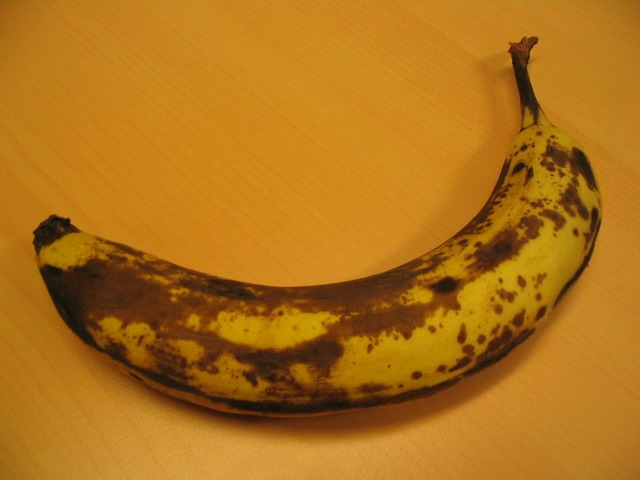
#> input picture images/banana1.jpg, 640 x 480 px
$ jupyter execute --allow-errors 'Image segmentation.ipynb'
#> lines starting #> are read from the running program, lines starting #| are printed output that depends on the picture; after the words box and inside, x2 and y2 are one past the last pixel; in counts of white or black regions, pixels touching at a corner belong together
# Image Segmentation using MRFs

## GrabCut

The code below takes an input image and follows these steps:
- It requires a bounding box to be drawn by the user to roughly segment out the foreground pixels
- It runs an initial min-cut optimization using the provided annotation
- The result of this optimization gives an initial segmentation
- To further refine this segmentation, the user provides two kinds of strokes to aid the optimization
    - strokes on the background pixels
    - strokes on the foreground pixels
- The algorithm now utilizes this to refine the original segmentation

You can view this [video](https://www.youtube.com/watch?v=aOqOwM-Qbtg) to get a better idea of the steps involved.

Image segmentation is one exciting application of MRFs. You can further read about other applications of MRFs for Computer Vision [here](https://cedar.buffalo.edu/~srihari/CSE574/Chap8/Ch8-PGM-Undirected/9.5-MRFinCV.pdf).

#### Useful Links
* https://courses.engr.illinois.edu/cs543/sp2011/lectures/Lecture%2012%20-%20MRFs%20and%20Graph%20Cut%20Segmentation%20-%20Vision_Spring2011.pdf

[cell 1]
import numpy as np
from matplotlib import pyplot as plt
import cv2
from sklearn.mixture import GaussianMixture
from networkx.algorithms.flow import shortest_augmenting_path
import networkx as nx
from PIL import Image as im

[cell 2]
class EventHandler:
    """
    Class for handling user input during segmentation iterations
    """

    def __init__(self, flags, img, _mask, colors):

        self.FLAGS = flags
        self.ix = -1
        self.iy = -1
        self.img = img
        self.img2 = self.img.copy()
        self._mask = _mask
        self.COLORS = colors

    @property
    def image(self):
        return self.img

    @image.setter
    def image(self, img):
        self.img = img

    @property
    def mask(self):
        return self._mask

    @mask.setter
    def mask(self, _mask):
        self._mask = _mask

    @property
    def flags(self):
        return self.FLAGS

    @flags.setter
    def flags(self, flags):
        self.FLAGS = flags

    # [42 lines left out: function handler, not called in this run]

[cell 3]
def get_predictions(img,mask,components):
    rows,cols,_ = img.shape

    mask = mask.reshape(rows*cols)

    bg = np.where(mask==0)
    fg = np.where(mask==1)

    img = img.reshape(rows*cols,3)

    bgmm = GaussianMixture(n_components=components, random_state=0)
    bgmm.fit(img[bg])
    b = bgmm.predict(img)
    b = b.reshape(rows,cols)

#     print(np.unique(b))

    b_values = []
    b_values.append(bgmm.weights_)
    b_values.append(bgmm.means_)
    b_values.append(bgmm.covariances_)


    fgmm = GaussianMixture(n_components=components, random_state=0)
    fgmm.fit(img[fg])
    f = fgmm.predict(img)
    f = f.reshape(rows,cols)

#     print(np.unique(f))

    f_values = []
    f_values.append(fgmm.weights_)
    f_values.append(fgmm.means_)
    f_values.append(fgmm.covariances_)

    return b,f,b_values,f_values

[cell 4]
# [17 lines left out: function cal_d, not called in this run]

[cell 5]
# [8 lines left out: function cal_beta, not called in this run]

[cell 6]
def main(mask,img,gamma,components):

    rows, cols, _ = img.shape

    b_predict, f_predict, b_values, f_values = get_predictions(img,mask,components)

    d_values_for_bck = cal_d(b_predict,b_values,img)
    d_values_for_front = cal_d(f_predict,f_values,img)

    beta = cal_beta(img) # 0-1

    G=nx.Graph()

    G.add_node("source")
    G.add_node("sink")

    for i in range(rows):
        for j in range(cols):
            G.add_node(i*cols+j)
            if mask[i][j]==0:
                G.add_edge("source", i*cols+j, capacity=0)
                G.add_edge(i*cols+j, "sink")
            else:
                G.add_edge("source", i*cols+j, capacity=d_values_for_bck[i][j])
                G.add_edge(i*cols+j, "sink", capacity=d_values_for_front[i][j])

    for i in range(rows):
        for j in range(cols):
            if i!=rows-1:
                temp = gamma*np.exp(-beta*np.sum(np.square(np.abs(img[i][j]-img[i+1][j]))))
                G.add_edge(i*cols+j,(i+1)*cols+j,capacity=temp)
                G.add_edge((i+1)*cols+j,i*cols+j,capacity=temp)

            if j!=cols-1:
                temp = gamma*np.exp(-beta*np.sum(np.square(np.abs(img[i][j]-img[i][j+1]))))
                G.add_edge(i*cols+j,i*cols+j+1,capacity=temp)
                G.add_edge(i*cols+(j+1),i*cols+j,capacity=temp)


    _, partition = nx.minimum_cut(G, "source", "sink",flow_func=shortest_augmenting_path)

    p0 = list(partition[0])
    p1 = list(partition[1])

    if "source" in p0:
        p0.remove("source")
    if "sink" in p0:
        p0.remove("sink")
    if "source" in p1:
        p1.remove("source")
    if "sink" in p1:
        p1.remove("sink")

    mask2 = np.zeros(rows*cols, dtype=np.uint8)

    mask2[p0] = 1
    mask2[p1] = 0


    mask2 = mask2.reshape(rows,cols)

    return mask2

[cell 7]
def run(filename: str,gamma=50,components=5,itr=5):
    """
    Main loop that implements GrabCut.

    Input
    -----
    filename (str) : Path to image
    """

    COLORS = {
    'BLACK' : [0,0,0],
    'RED'   : [0, 0, 255],
    'GREEN' : [0, 255, 0],
    'BLUE'  : [255, 0, 0],
    'WHITE' : [255,255,255]
    }

    DRAW_BG = {'color' : COLORS['BLACK'], 'val' : 0}
    DRAW_FG = {'color' : COLORS['WHITE'], 'val' : 1}

    FLAGS = {
        'RECT' : (0, 0, 1, 1),
        'DRAW_STROKE': False,         # flag for drawing strokes
        'DRAW_RECT' : False,          # flag for drawing rectangle
        'rect_over' : False,          # flag to check if rectangle is  drawn
        'rect_or_mask' : -1,          # flag for selecting rectangle or stroke mode
        'value' : DRAW_FG,            # drawing strokes initialized to mark foreground
    }

    img = cv2.imread(filename)
    img2 = img.copy()
    mask = np.zeros(img.shape[:2], dtype = np.uint8) # mask is a binary array with : 0 - background pixels
                                                     #                               1 - foreground pixels
    output = np.zeros(img.shape, np.uint8)           # output image to be shown

    # Input and segmentation windows
    cv2.namedWindow('Input Image')
    cv2.namedWindow('Segmented output')

    EventObj = EventHandler(FLAGS, img, mask, COLORS)
    cv2.setMouseCallback('Input Image', EventObj.handler)
    cv2.moveWindow('Input Image', img.shape[1] + 10, 90)

    flag = True


    while(1):

        img = EventObj.image
        mask = EventObj.mask
        FLAGS = EventObj.flags
        cv2.imshow('Segmented output', output)
        cv2.imshow('Input Image', img)

        k = cv2.waitKey(1)

        # key bindings
        if k == 27:
            # esc to exit
            break

        elif k == ord('0'):
            # Strokes for background
            FLAGS['value'] = DRAW_BG

        elif k == ord('1'):
            # FG drawing
            FLAGS['value'] = DRAW_FG

        elif k == ord('r'):
            # reset everything
            FLAGS['RECT'] = (0, 0, 1, 1)
            FLAGS['DRAW_STROKE'] = False
            FLAGS['DRAW_RECT'] = False
            FLAGS['rect_or_mask'] = -1
            FLAGS['rect_over'] = False
            FLAGS['value'] = DRAW_FG
            img = img2.copy()
            mask = np.zeros(img.shape[:2], dtype = np.uint8)
            EventObj.image = img
            EventObj.mask = mask
            output = np.zeros(img.shape, np.uint8)

        elif k == 13:
            if flag:
                flag = False
                x1,y1,w,h = FLAGS['RECT']
                mask1 = np.zeros(img.shape[:2], dtype = np.uint8)
                mask1 = mask.copy()
                mask1[y1:y1+h,x1:x1+w] = 1

                for _ in range(itr):
                    mask1 = main(mask1,img,gamma,components)
                    mask[:,:] = np.copy(mask1)
                    EventObj.flags = FLAGS
                    mask2 = np.where((mask == 1), 255, 0).astype('uint8')
                    output = cv2.bitwise_and(img2, img2, mask = mask2)

                    temp = im.fromarray(output)
                    s = '../images/results'+"/"+(str(filename.split("/")[3]))
                    plt.imshow(cv2.cvtColor(output, cv2.COLOR_BGR2RGB))
                    plt.xticks([])
                    plt.yticks([])
                    plt.savefig(s)
                    plt.show()

            else:
                mask1 = mask.copy()
                for _ in range(itr):
                    mask1 = main(mask1,img,gamma,components)

            mask[:,:] = np.copy(mask1)
            EventObj.mask = mask


        EventObj.flags = FLAGS
        mask2 = np.where((mask == 1), 255, 0).astype('uint8')
        output = cv2.bitwise_and(img2, img2, mask = mask2)


    temp = im.fromarray(output)
    s = '../images/results'+"/"+(str(filename.split("/")[3]))
    plt.imshow(cv2.cvtColor(output, cv2.COLOR_BGR2RGB))
    plt.xticks([])
    plt.yticks([])
    plt.savefig(s)
    plt.show()

[cell 8]
def resize_image(filename):
    img = cv2.imread(filename, cv2.IMREAD_UNCHANGED)
    img = cv2.cvtColor(img, cv2.COLOR_BGR2RGB)

    scale_percent = 40 # percent of original size
    width = int(img.shape[1] * scale_percent / 100)
    height = int(img.shape[0] * scale_percent / 100)
    dim = (width, height)

    # resize image
    resized = cv2.resize(img, dim, interpolation = cv2.INTER_AREA)
    data = im.fromarray(resized)
    l = filename.split("/")
    s = l[0]+"/"+l[1]+"/"+"resized"+"/"+l[2]
    data.save(s)
    return s

[cell 9]
if __name__ == '__main__':
    filename = '../images/banana1.jpg'
    img = cv2.imread(filename, cv2.IMREAD_UNCHANGED)
#> img is the input picture: shape (480, 640, 3); mean B, G, R 25.2, 113.9, 175.1
    img = cv2.cvtColor(img, cv2.COLOR_BGR2RGB)
    plt.imshow(img)
    plt.xticks([])
    plt.yticks([])
    plt.show()
    filename = resize_image(filename)
    run(filename,gamma=50,components=5,itr=5)
#> in __init__, `self._mask = _mask`: self._mask: shape (192, 256); every value is 0
#> in run, `FLAGS = EventObj.flags`: FLAGS = 6 items
#> (key Esc is pressed here)
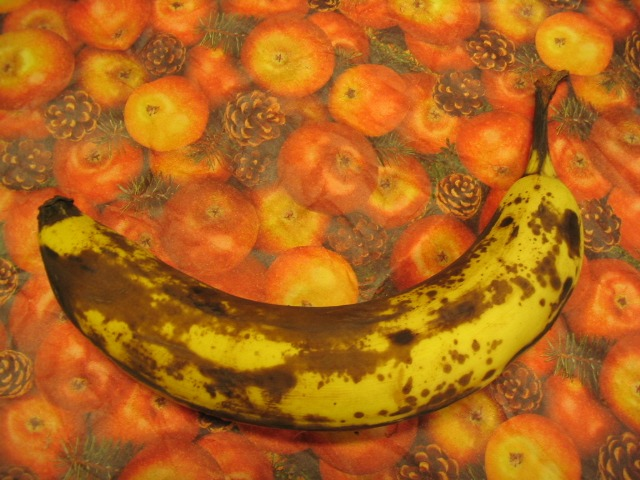
#> input picture images/banana2.jpg, 640 x 480 px
#> further down, img is the input picture: shape (480, 640, 3); mean B, G, R 26.2, 101.2, 178.3
    cv2.destroyAllWindows()

__Observations__:

- Here we can observe that number of iterations didn't make any difference
- After giving the stroke, it has converged well

#> (a cell that did not finish here is left out)

    run(filename,gamma=5,components=5,itr=1)
#> call 2 of run, with filename = '../images/resized/banana2.jpg', gamma = 5, components = 5, itr = 1
#> (key Enter is pressed here)
#> in run (call 2), `x1,y1,w,h = FLAGS['RECT']`: x1 = 0; w = 1
#> in run (call 2), `mask1[y1:y1+h,x1:x1+w] = 1`:
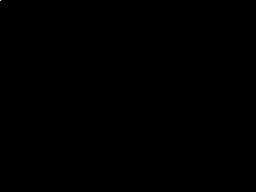
#> mask1: shape (192, 256); values 0 (black) and 1 (white), 0% white in thin lines or dots, all inside (x1, y1, x2, y2) = (0, 0, 1, 1)
#> the loop in run, `for _ in range(itr):` made 1 pass
#> pass 1, in get_predictions, `b = b.reshape(rows,cols)`:
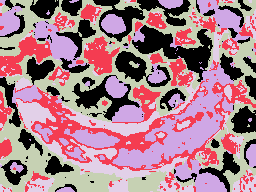
#> b: shape (192, 256) int64; 5 distinct labels, from 0 to 4; one colour per label, 0 black
    cv2.destroyAllWindows()

__Observation__:

- Here the output what we want is almost attained in the first iteration
- Strokes were used to reomve the extra part

[cell 11]
if __name__ == '__main__':
    filename = '../images/doll.jpg'
    img = cv2.imread(filename, cv2.IMREAD_UNCHANGED)
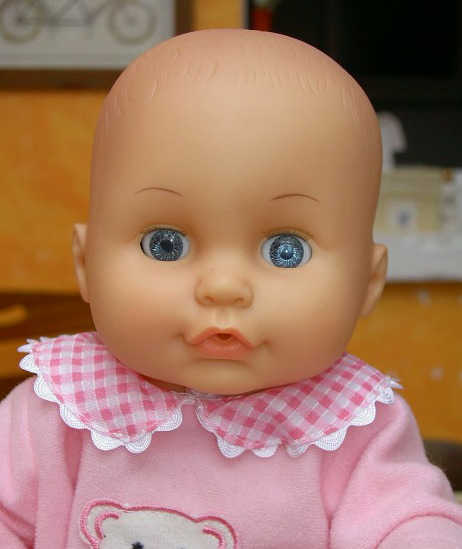
#> input picture images/doll.jpg, 462 x 549 px
#> img is the input picture: shape (549, 462, 3); mean B, G, R 102.2, 122.6, 164.5
    img = cv2.cvtColor(img, cv2.COLOR_BGR2RGB)
    plt.imshow(img)
    plt.xticks([])
    plt.yticks([])
    plt.show()
    filename = resize_image(filename)
    run(filename,gamma=10,components=3,itr=2)
#> call 3 of run, with filename = '../images/resized/doll.jpg', gamma = 10, components = 3, itr = 2
#> in run (call 3), `img = cv2.imread(filename)`:
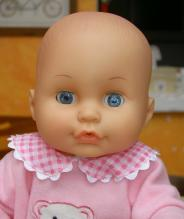
#> img: shape (219, 184, 3); mean B, G, R 102.2, 122.6, 164.6
#> in __init__ (call 3), `self._mask = _mask`: self._mask: shape (219, 184); every value is 0
#> in flags, `self.FLAGS = flags`: self.FLAGS = 6 items
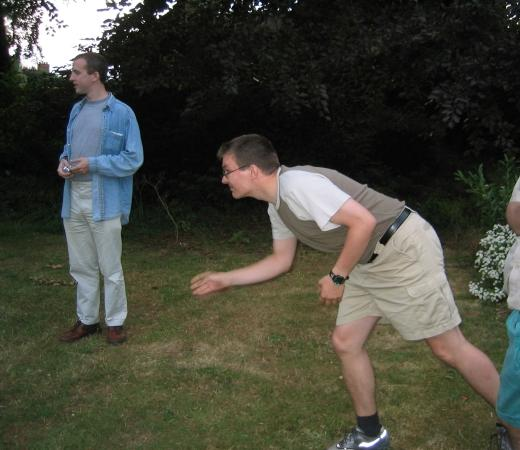
#> input picture images/bool.jpg, 520 x 450 px
#> further down, img is the input picture: shape (450, 520, 3); mean B, G, R 58.5, 69.5, 69.2
    cv2.destroyAllWindows()

__Observation__:

- The more the iterations the more tha object is getting converged and the more the increase in black pixels
- Here as the number of different objects is less. We can give less number of components in the GMM

#> (a cell that did not finish here is left out)

    run(filename,gamma=5,components=5,itr=5)
#> call 4 of run, with filename = '../images/resized/bool.jpg', gamma = 5, components = 5, itr = 5
#> in __init__ (call 4), `self._mask = _mask`: self._mask: shape (180, 208); every value is 0
#> in run (call 4), `mask1[y1:y1+h,x1:x1+w] = 1`:
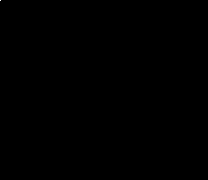
#> mask1: shape (180, 208); values 0 (black) and 1 (white), 0% white in thin lines or dots, all inside (x1, y1, x2, y2) = (0, 0, 1, 1)
#> the loop in run, `for _ in range(itr):` made 1 pass
#> pass 1, in get_predictions (call 2), `b = b.reshape(rows,cols)`:
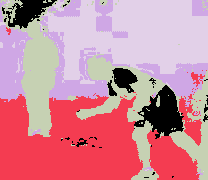
#> b: shape (180, 208) int64; 5 distinct labels, from 0 to 4; one colour per label, 0 black
    cv2.destroyAllWindows()

[cell 13]
if __name__ == '__main__':
    filename = '../images/cross.jpg'
    img = cv2.imread(filename, cv2.IMREAD_UNCHANGED)
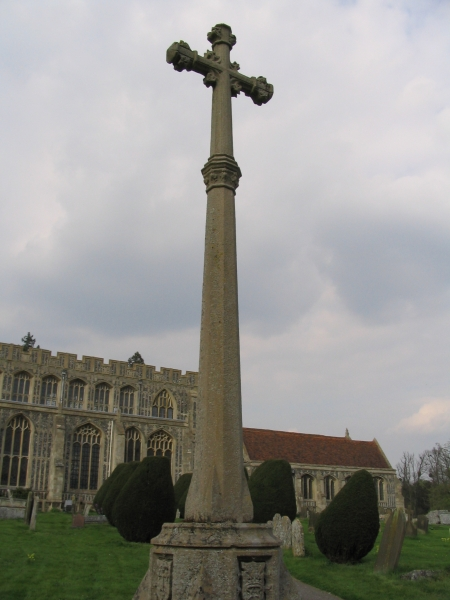
#> input picture images/cross.jpg, 450 x 600 px
#> img is the input picture: shape (600, 450, 3); mean B, G, R 142.4, 147, 147.4
    img = cv2.cvtColor(img, cv2.COLOR_BGR2RGB)
    plt.imshow(img)
    plt.xticks([])
    plt.yticks([])
    plt.show()
    filename = resize_image(filename)
    run(filename,gamma=5,components=2,itr=1)
#> in run (call 5), `img = cv2.imread(filename)`:
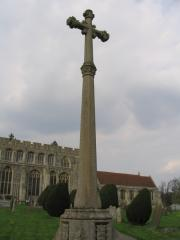
#> img: shape (240, 180, 3); mean B, G, R 142.4, 147.1, 147.3
#> in __init__ (call 5), `self._mask = _mask`: self._mask: shape (240, 180); every value is 0
    cv2.destroyAllWindows()
